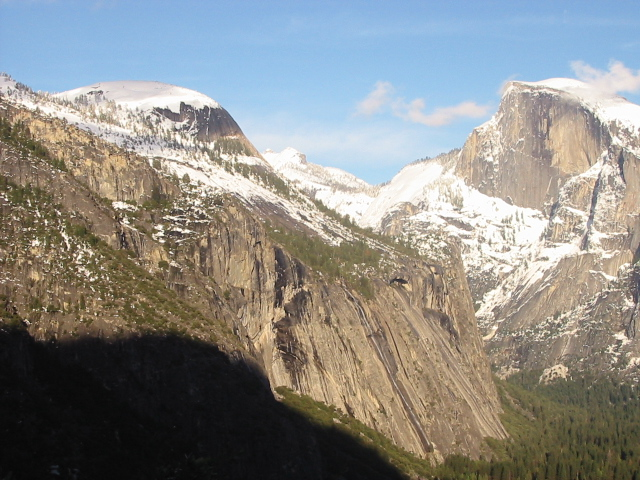
#> input picture P3/imagenes/yosemite1.jpg, 640 x 480 px
$ python p3.py
#> lines starting #> are read from the running program, lines starting #| are printed output that depends on the picture
#! /usr/bin/env python
# coding: utf-8
# uso: ./p3.py

##########################################################################
# Visión por Computador. Curso 2019/20.
# Práctica 3: Detección de puntos relevantes y construcción de panoramas.
# Antonio Coín Castro.
##########################################################################

#
# LIBRERÍAS
#

from matplotlib import pyplot as plt
from math import log
import numpy as np
import cv2
import random

#
# PARÁMETROS GLOBALES
#

PATH = "imagenes/"    # Carpeta de imágenes
WINDOW_SIZE = 3       # Tamaño de ventana para esquinas
WINDOW_SIZE_F = 7     # Tamaño de ventana para supresión de no máximos
THRESHOLD = 10        # Umbral para máximos en el espacio de escalas
NUM_MAX = 1100        # Número de máximos en el espacio de escalas
ZOOM = 5              # Factor de zoom
WIDTH, HEIGHT = 7, 7  # Tamaño por defecto del plot
NCOLS_PLOT = 3        # Número de columnas por defecto en el multiplot

#
# FUNCIONES AUXILIARES
#

# [5 lines left out: function wait, not called in this run]

def is_grayscale(im):
    """Indica si una imagen está en escala de grises (monobanda)."""

    return len(im.shape) == 2

# [10 lines left out: functions normalize, gray2rgb, not called in this run]

def read_im(filename, color_flag = 0):
    """Devuelve una imagen de números reales adecuadamente leída en grises o en color.
        - filename: ruta de la imagen.
        - color_flag: indica si es en color (1) o en grises (0)."""

    try:
        im = cv2.imread(filename, color_flag)
        if not is_grayscale(im):
            im = cv2.cvtColor(im, cv2.COLOR_BGR2RGB)
    except:
        print("Error: no se ha podido cargar la imagen " + filename)
        quit()

    return im.astype(np.float32)

# [41 lines left out: functions print_im, print_multiple_im, not called in this run]

def gaussian_pyramid(im, size, border_type = cv2.BORDER_REPLICATE):
    """Devuelve una lista de imágenes que representan una pirámide Gaussiana.
        - im: imagen original. No se modifica.
        - size: tamaño de la pirámide."""

    pyramid = [im]
    for k in range(size):
        pyramid.append(cv2.pyrDown(pyramid[-1], borderType = border_type))

    return pyramid

# [26 lines left out: function format_pyramid, not called in this run]

def pad_im(im):
    """Completa una imagen con 0 hasta tener un ancho y alto potencia de 2."""

    nrows, ncols = im.shape[:2]

    rows_pad = log(nrows, 2)
    if int(rows_pad) != rows_pad:
        rows_pad = 2 ** (int(rows_pad) + 1) - nrows
    else:
        rows_pad = 0

    cols_pad = log(ncols, 2)
    if int(cols_pad) != cols_pad:
        cols_pad = 2 ** (int(cols_pad) + 1) - ncols
    else:
        cols_pad = 0

    return cv2.copyMakeBorder(im, 0, rows_pad, 0, cols_pad, cv2.BORDER_CONSTANT)

def non_maximum_supression(f, window_size):
    """Realiza supresión de no máximos en una imagen. Develve una lista con los índices
       de los puntos que son máximos locales.
        - f: imagen sobre la que trabajar.
        - window_size: tamaño del vecindario de cada punto. Debe ser impar."""

    nrows, ncols = f.shape[:2]
    max_index = []
    d = window_size // 2

    for x in range(nrows):
        for y in range(ncols):
            # Si no supera el umbral, lo saltamos
            if f[x, y] <= THRESHOLD:
                continue

            # Seleccionamos vecinos en un cuadrado de lado 'window_size'
            t = x - d if x - d >= 0 else 0
            b = x + d + 1
            l = y - d if y - d >= 0 else 0
            r = y + d + 1
            window = f[t:b, l:r]
            max_window = np.amax(window)

            # Comprobamos si es máximo local
            if max_window <= f[x, y]:
                max_index.append((x, y))
                window[:] = 0
                f[x, y] = max_window

    return max_index

#
# EJERCICIO 1: DETECTOR DE HARRIS
#

def harris_detection(im, levels):
    """Realiza la detección de esquinas según el descriptor de Harris. Devuelve las imágenes
       con los puntos dibujados en cada escala, la imagen original con todos los puntos,
       y un vector de los puntos detectados.
        - im: imagen original en escala de grises.
        - levels: niveles para la pirámide Gaussiana."""

    im_scale_kp = []
    keypoints_orig = []
    window = WINDOW_SIZE_F
    num_points = NUM_MAX

    # Pirámide gaussiana de la imagen completada con 0 hasta tener tamaño potencia de 2
    orig_rows, orig_cols = im.shape[:2]
    im_pad = pad_im(im)
    pyramid = gaussian_pyramid(im_pad, levels)

    # Derivadas de la imagen y sus pirámides gaussianas
    im_blur = cv2.GaussianBlur(im_pad, ksize = (0, 0), sigmaX = 4.5)
    im_dx = gaussian_pyramid(cv2.Sobel(im_blur, -1, 1, 0), levels)
    im_dy = gaussian_pyramid(cv2.Sobel(im_blur, -1, 0, 1), levels)

    # Detectamos puntos en cada escala
    for s in range(len(pyramid)):
        im_scale = pyramid[s]
        nrows, ncols = im_scale.shape[:2]

        # Extraemos información de cada píxel
        dst = cv2.cornerEigenValsAndVecs(im_scale, WINDOW_SIZE, ksize = 3)

        # Calculamos la función "corner strength"
        f = np.empty_like(im_scale)
        for x in range(nrows):
            for y in range(ncols):
                l1 = dst[x, y, 0]
                l2 = dst[x, y, 1]
                f[x, y] = (l1 * l2) / (l1 + l2) if l1 + l2 != 0.0 else 0.0

        # Realizamos supresión de no máximos, ordenados por intensidad
        max_index = non_maximum_supression(f, window)
        max_index = sorted(max_index, key = lambda x: f[x], reverse = True)

        # Nos quedamos con los 'num_points' puntos de mayor intensidad
        keypoints = []
        for p in max_index[:num_points]:
            # Calculamos la orientación de los puntos
            norm = np.sqrt(im_dx[s][p] * im_dx[s][p] + im_dy[s][p] * im_dy[s][p])
            angle_sin = im_dy[s][p] / norm if norm > 0 else 0.0
            angle_cos = im_dx[s][p] / norm if norm > 0 else 0.0
            angle = np.degrees(np.arctan2(angle_sin, angle_cos)) + 180

            # Creamos una estructura KeyPoint con cada punto que sobrevive
            keypoints.append(cv2.KeyPoint(p[1], p[0], WINDOW_SIZE * (levels - s + 1) / 1.3, _angle = angle))

            # También con sus coordenadas respecto a la imagen original
            keypoints_orig.append(cv2.KeyPoint((2 ** s) * p[1], (2 ** s) * p[0], WINDOW_SIZE * (levels - s + 1), _angle = angle))

        # Pasamos la imagen a color y dibujamos cada KeyPoint
        im_rgb = gray2rgb(im_scale)
        im_kp = cv2.drawKeypoints(im_rgb, keypoints, np.array([]),
                                  flags = cv2.DRAW_MATCHES_FLAGS_DRAW_RICH_KEYPOINTS)

        print("Puntos detectados en la octava " + str(s) + ": " + str(len(keypoints)))

        # Guardamos el resultado de la octava actual
        im_scale_kp.append(im_kp.astype(np.float32)[:orig_rows // 2 ** s, :orig_cols // 2 ** s])

        # Actualizamos el tamaño de ventana y el número de puntos a detectar
        if window > 3:
            window = window - 2
        if num_points > 400:
            num_points = int(num_points / 1.5)

    # Pintamos todos los KeyPoints en la imagen original
    im_rgb = gray2rgb(im)
    im_kp = cv2.drawKeypoints(im_rgb, keypoints_orig, np.array([]),
                              flags = cv2.DRAW_MATCHES_FLAGS_DRAW_RICH_KEYPOINTS)
    im_kp = im_kp.astype(np.float32)[:orig_rows, :orig_cols]

    print("Puntos totales detectados: " + str(len(keypoints_orig)) + "\n")

    return im_scale_kp, im_kp, keypoints_orig

# [54 lines left out: function refine_corners, not called in this run]

def ex1():
    """Ejemplo de ejecución del ejercicio 1."""

    im1 = read_im(PATH + "yosemite1.jpg")
#> in read_im, `im = cv2.imread(filename, color_flag)`:
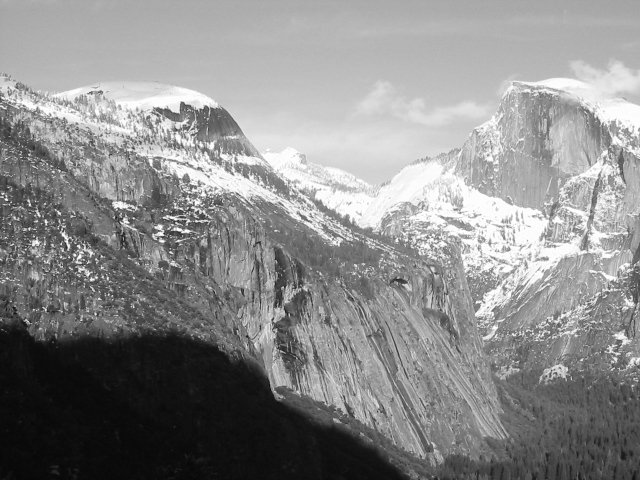
#> im: shape (480, 640); min 6, max 255, mean 138.9
    im2 = read_im(PATH + "yosemite2.jpg")
#> call 2 of read_im, with filename = 'imagenes/yosemite2.jpg', color_flag = 0
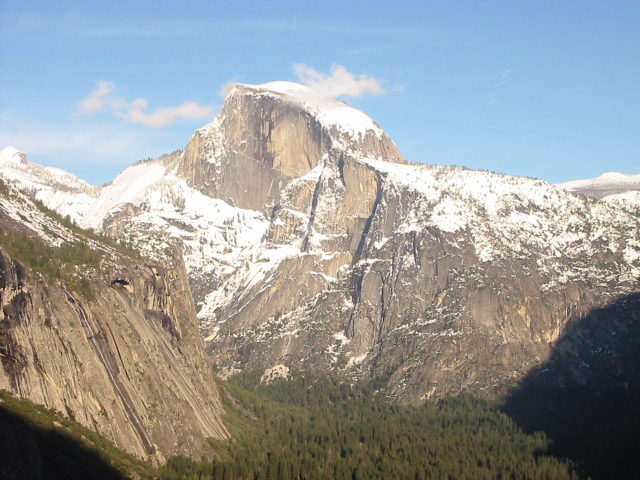
#> input picture P3/imagenes/yosemite2.jpg, 640 x 480 px
#> in read_im (call 2), `im = cv2.imread(filename, color_flag)`:
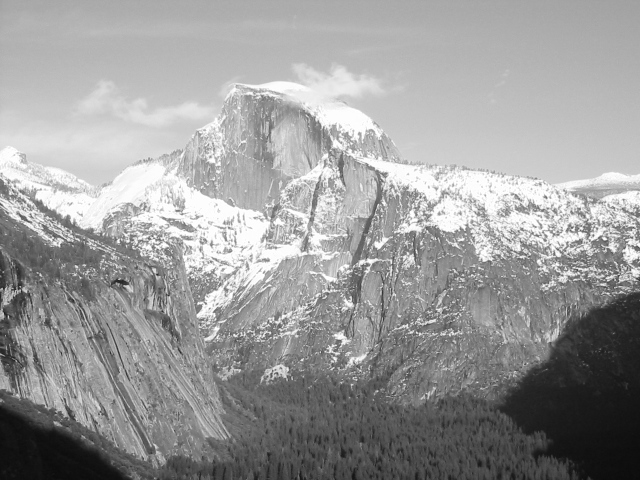
#> im: shape (480, 640); min 11, max 255, mean 154.4

    print("Detectando puntos Harris en yosemite1.jpg...\n")
    h1_scale, h1_orig, h1_keypoints = harris_detection(im1, 3)
#> in pad_im, `return cv2.copyMakeBorder(im, 0, rows_pad, 0, cols_pad, cv2.BORDER_CON..`:
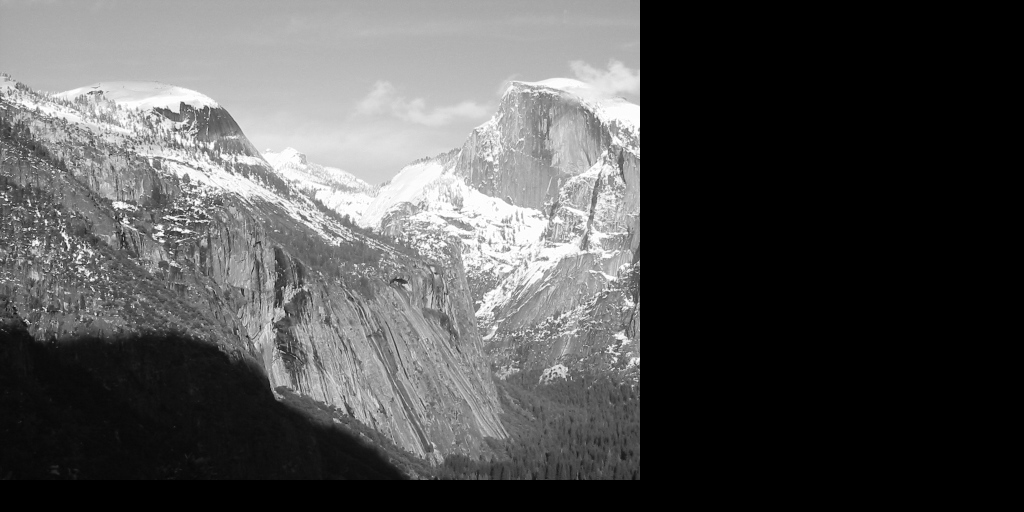
#> returned value: shape (512, 1024) float32; min 0, max 255, mean 81.4
#> after the loop in gaussian_pyramid, `for k in range(size):`: pyramid = 4 items
#> in harris_detection, `im_blur = cv2.GaussianBlur(im_pad, ksize = (0, 0), sigmaX = 4.5)`:
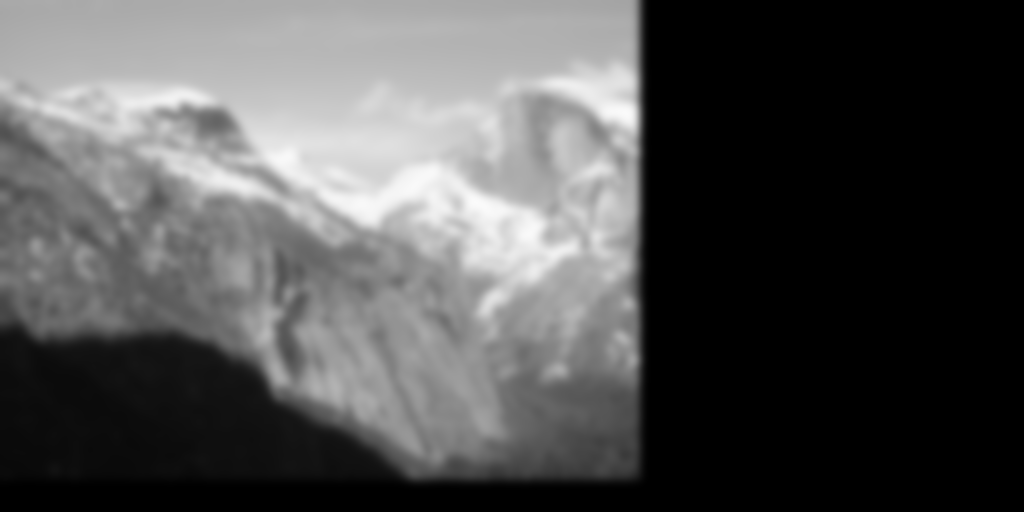
#> im_blur: shape (512, 1024) float32; min 0, max 251.2, mean 81.4
#> the loop in harris_detection, `for s in range(len(pyramid)):` made 1 pass
#> d in non_maximum_supression on pass 1: 3
#> after the loop in harris_detection, `for s in range(len(pyramid)):`:
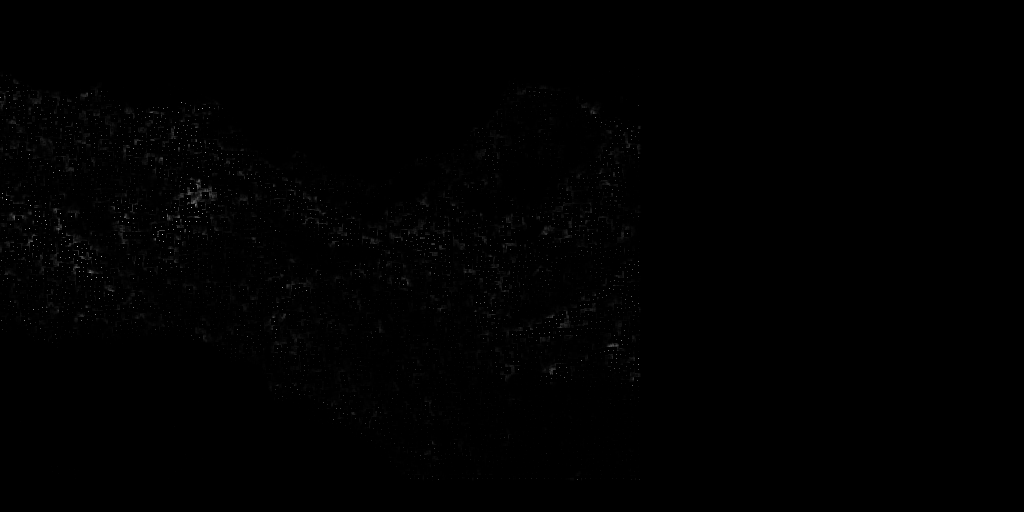
#> f: shape (512, 1024) float32; min 0, max 4477.7, mean 14.8; drawn with min black and max white
#> after the loop in harris_detection, `for s in range(len(pyramid)):`: im_scale_kp = []; num_points = 1100; window = 7
    print_im(format_pyramid(h1_scale))
    print_im(h1_orig)

    print("\nMostrando coordenadas subpíxel corregidas en yosemite1.jpg...\n")
    subpix1 = refine_corners(im1, h1_keypoints)
    print_multiple_im(subpix1)

    print("\nDetectando puntos Harris en yosemite2.jpg...\n")
    h2_scale, h2_orig, h2_keypoints = harris_detection(im2, 3)
    print_im(format_pyramid(h2_scale))
    print_im(h2_orig)

    print("\nMostrando coordenadas subpíxel corregidas en yosemite2.jpg...\n")
    subpix2 = refine_corners(im2, h2_keypoints)
    print_multiple_im(subpix2)

#
# EJERCICIO 2: CORRESPONDENCIAS
#

# [175 lines left out: functions akaze_descriptor, matches_bruteforce, matches_lowe_2nn, get_matches, ex2, get_homography and 2 more, not called in this run]

#
# FUNCIÓN PRINCIPAL
#

def main():
    """Ejecuta la práctica 3 paso a paso. Cada apartado es una llamada a una función."""

    print("--- EJERCICIO 1: DETECTOR DE HARRIS ---\n")
    ex1()

    print("\n--- EJERCICIO 2: CORRESPONDENCIAS ENTRE KEYPOINTS ---\n")
    ex2()

    print("\n--- EJERCICIO 3: MOSAICO CON 2 IMÁGENES ---\n")
    ex3()

    print("\n--- EJERCICIO 4: MOSAICO CON N IMÁGENES ---\n")

    print("Yosemite 1-4...\n")
    ims = [read_im(PATH + "{}{}.jpg".format("yosemite", i), 1) for i in range(1, 5)]
    ex4(ims, ims[0].shape[0] + 20, 1530)

    print("\nYosemite 5-7...\n")
    ims = [read_im(PATH + "{}{}.jpg".format("yosemite", i), 1) for i in range(5, 8)]
    ex4(ims, ims[0].shape[0] + 20, 1150)

    print("\nMosaico002-011...\n")
    ims = [read_im(PATH + "{}00{}.jpg".format("mosaico", i), 1) for i in range(2, 10)] + \
          [read_im(PATH + "{}0{}.jpg".format("mosaico", i), 1) for i in range(10, 12)]
    ex4(ims, 550, 1000)

if __name__ == "__main__":
#> (the run stopped early here; a loop or call above may not have finished)
